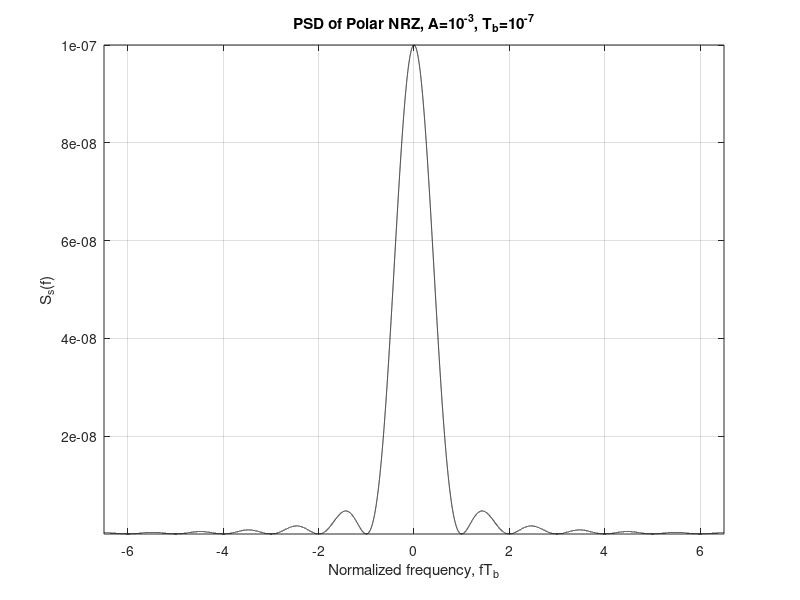
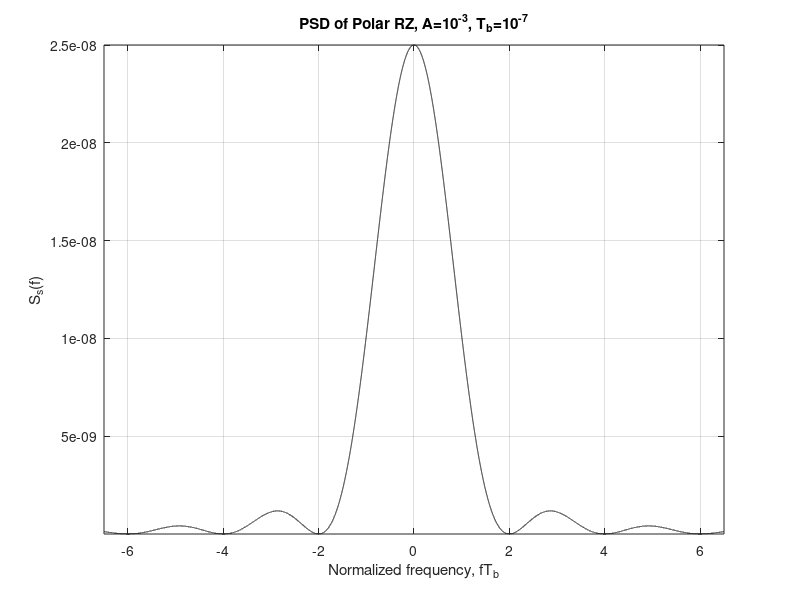
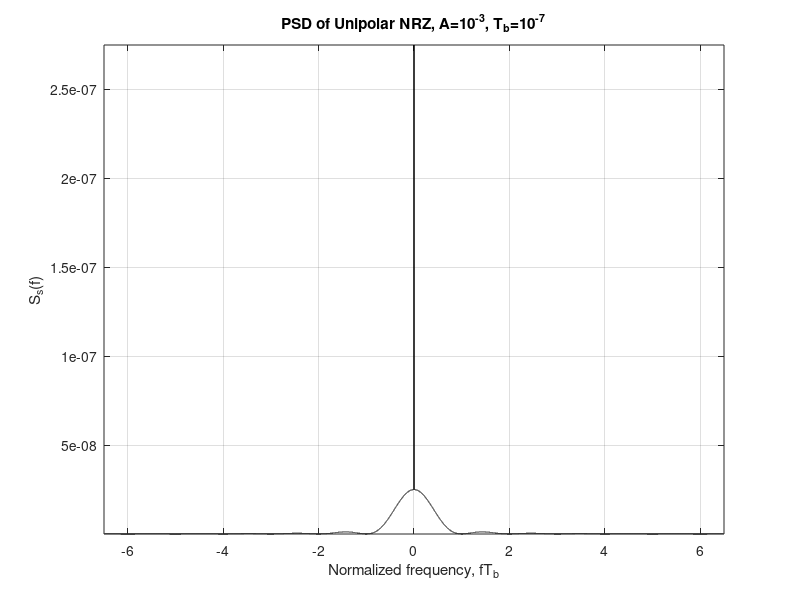
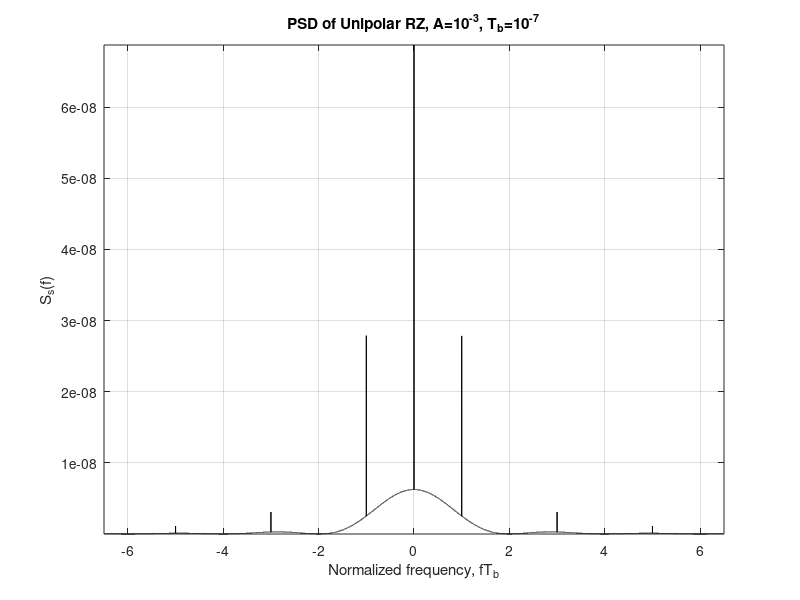

Recreate these plots in MATLAB, in order.
% Plot the PSD's of various combinations of pulse shapes and mappings of
% bits to amplitudes ("line codes") 
% EE 160 - Fall 2010 - San Jose State University (c) 2010.

clear all
a=10^(-3); T=1/10;
fTinit = -6.5; fTstop = -fTinit; % Assuming symmetric interval
nopoints = 50000;
fTinc = (fTstop-fTinit)/nopoints;
fT = [fTinit:fTinc:fTstop];
mid = round(length(fT)/2)+1;
% (1) Polar NRZ
Spnrz = a^2*T*(sinc(fT)).^2;
% (2) Polar RZ
Sprz = (a^2*T/4)*(sinc(fT./2)).^2;
% (3) Unipolar NRZ
Sunrz = (a^2*T/4)*(sinc(fT)).^2;   Sunrz(mid)=Sunrz(mid)+a^2/4;
% (4) Unipolar RZ
Surz = (a^2*T/16)*(sinc(fT./2)).^2; Surz(mid) = (1+1/T)*Surz(mid);
for i = 1:round(fTstop)-1
    Surz(mid+i*round(1/fTinc)) = (1+1/T)*Surz(mid+i*round(1/fTinc));
    Surz(mid-i*round(1/fTinc)) = (1+1/T)*Surz(mid-i*round(1/fTinc));
end
% (5) AMI NRZ
Saminrz = a^2*T*(sinc(fT)).^2.*(sin(pi*fT)).^2;
% (6) AMI RZ
Samirz = (a^2*T/4)*(sinc(fT./2)).^2.*(sin(pi*fT)).^2;
% (7) Manchester
Sman = a^2*T*(sinc(fT./2)).^2.*(sin(pi*fT./2)).^2;

% Plots:
figure(1), plot(fT, Spnrz, '-k'), axis tight, grid on
xlabel('Normalized frequency, fT_b'), ylabel('S_s(f)')
title('PSD of Polar NRZ, A=10^{-3}, T_b=10^{-7}')
figure(2), plot(fT, Sprz, '-k'), axis tight, grid on
xlabel('Normalized frequency, fT_b'), ylabel('S_s(f)')
title('PSD of Polar RZ, A=10^{-3}, T_b=10^{-7}')
figure(3), plot(fT, Sunrz, '-k'), axis tight, grid on
xlabel('Normalized frequency, fT_b'), ylabel('S_s(f)')
title('PSD of Unipolar NRZ, A=10^{-3}, T_b=10^{-7}')
figure(4), plot(fT, Surz, '-k'), axis tight, grid on
xlabel('Normalized frequency, fT_b'), ylabel('S_s(f)')
title('PSD of Unipolar RZ, A=10^{-3}, T_b=10^{-7}')
figure(5), plot(fT, Saminrz, '-k'), axis tight, grid on
xlabel('Normalized frequency, fT_b'), ylabel('S_s(f)')
title('PSD of AMI NRZ, A=10^{-3}, T_b=10^{-7}')
figure(6), plot(fT, Samirz, '-k'), axis tight, grid on
xlabel('Normalized frequency, fT_b'), ylabel('S_s(f)')
title('PSD of AMI RZ, A=10^{-3}, T_b=10^{-7}')
figure(7), plot(fT, Sman, '-k'), axis tight, grid on
xlabel('Normalized frequency, fT_b'), ylabel('S_s(f)')
title('PSD of Manchester code, A=10^{-3}, T_b=10^{-7}')
